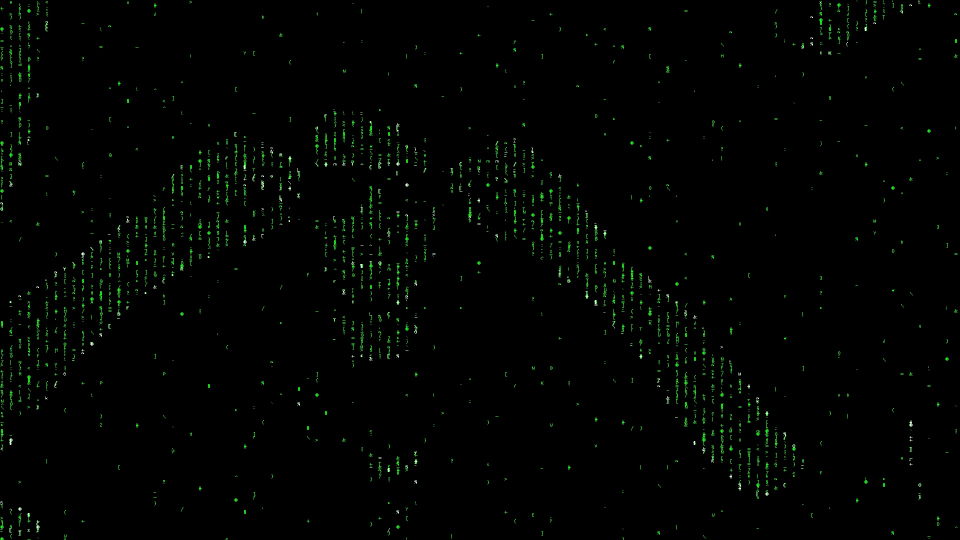
#> input picture example.jpg, 1920 x 1080 px, given in place of the camera (shown at 1/2 size)
$ python matrixCamera.py
#> lines starting #> are read from the running program, lines starting #| are printed output that depends on the picture
import cv2 as cv
import numpy as np
import _thread
import random
import string


cap = cv.VideoCapture(0)
cap.set(3, 640)
cap.set(4, 360)
width = int(cap.get(3))
height = int(cap.get(4))

screenHeight = 1080
screenWidth = 1920

heightRatio = screenHeight / height
widthRatio = screenWidth / width

Symbols = string.ascii_letters + string.digits + string.punctuation*10 + 100*' '
fontScale = 0.25
fontThickness = 1
ColPadding = 10
maxSymbolWidth = 0
maxLineLen = 1000
maxNbrLines = 300

matrixLines = list()

def createNewMatrixLine():
    global matrixLines, Symbols, maxLineLen
    newLine = (random.choices(Symbols, k=maxLineLen))
    if (len(matrixLines) >= 1):
        lastLine = matrixLines[-1]
        spaceIndex=np.where(np.array(list(lastLine))==' ')[0]
        for i in spaceIndex:
            if (random.random() > 0.5):
                newLine[i] = ' '

    newLine = ''.join(newLine)
    matrixLines.append(newLine)


for i in range(maxNbrLines):
    createNewMatrixLine()


while (True):
    ret, frame = cap.read()
#> frame is the input picture: shape (1080, 1920, 3); mean B, G, R 1.5, 3.5, 1.5
    frame = cv.cvtColor(frame, cv.COLOR_BGR2GRAY)
#> frame: shape (1080, 1920)
    cv.imshow('frame',frame)

    th, frameBw = cv.threshold(frame, 0, 200, cv.THRESH_OTSU)
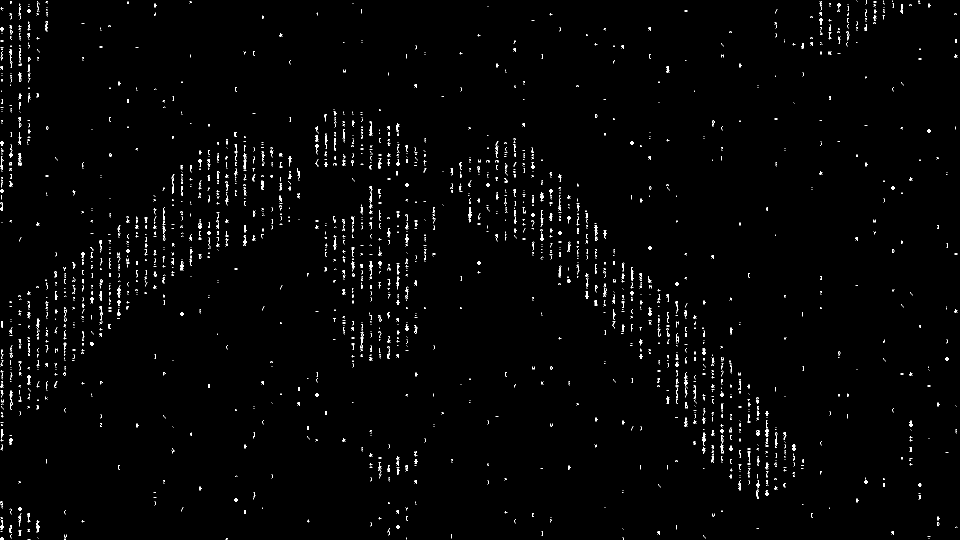
#> frameBw: shape (1080, 1920) (shown at 1/2 size); values 0 (black) and 200 (white), 1.3% white in thin lines or dots
#> th = 53
    # frameBw = 200 - frameBw
    cv.imshow('frameBw',frameBw)

    frameEdges = cv.Canny(frameBw, th, 2*th)
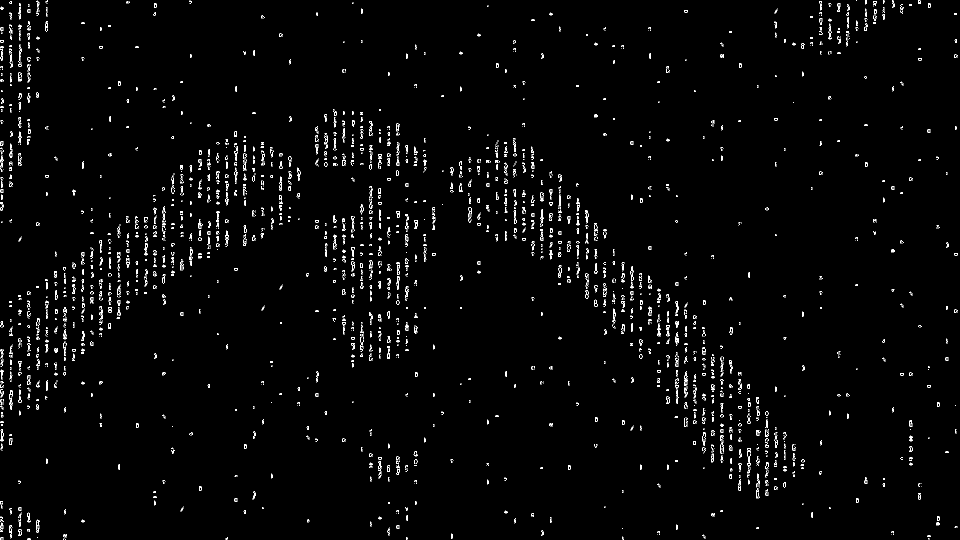
#> frameEdges: shape (1080, 1920) (shown at 1/2 size); 1.6% white in thin lines or dots
    cv.imshow('frameEdges',frameEdges)

    frameMatrix = np.zeros((screenHeight,screenWidth,3), np.uint8)


    widthCovered = 0
    heightCovered = 0

    lineIndex = 0
    while heightCovered < screenHeight:
        colIndex = 0
        while widthCovered < screenWidth:
            matrixChar = matrixLines[maxNbrLines -1 - lineIndex][colIndex]
            ((textW, textH), baseline) = cv.getTextSize(matrixChar, cv.FONT_HERSHEY_SIMPLEX, fontScale, fontThickness)
            maxSymbolWidth = textW if (textW > maxSymbolWidth) else maxSymbolWidth

            if (random.random() < 0.8):
                if (frameBw[int(heightCovered/heightRatio):int((heightCovered+textH)/heightRatio),int(widthCovered/widthRatio):int((widthCovered+maxSymbolWidth)/widthRatio)].mean() > 0.7 or random.random() < 0.05):
                    cv.putText(frameMatrix, matrixChar, (widthCovered+int((maxSymbolWidth-textW)/2),heightCovered + textH), cv.FONT_HERSHEY_SIMPLEX, fontScale, (0, 255, 0), fontThickness)
                if (frameEdges[int(heightCovered/heightRatio):int((heightCovered+textH)/heightRatio),int(widthCovered/widthRatio):int((widthCovered+textW)/widthRatio)].mean() > 0.15):
                    cv.putText(frameMatrix, matrixChar, (widthCovered,heightCovered + textH), cv.FONT_HERSHEY_SIMPLEX, fontScale, (200, 255, 200), fontThickness)
            widthCovered += maxSymbolWidth + ColPadding
            colIndex += 1

        lineIndex += 1
        heightCovered += textH
        widthCovered = 0


    matrixLines.pop(0)
    createNewMatrixLine()
    cv.imshow('frameMatrix',frameMatrix)
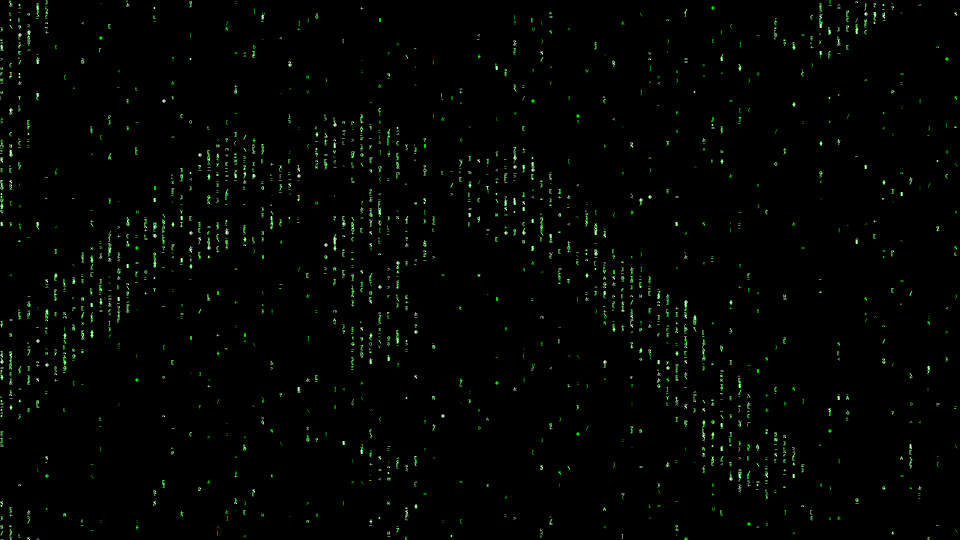
#> window 'frameMatrix': shape (1080, 1920, 3) (shown at 1/2 size); mean B, G, R 1.8, 3.9, 1.8


    if cv.waitKey(1) & 0xFF == ord('q'):
#> (key q is pressed here)
        break


cap.release()
cv.destroyAllWindows()
